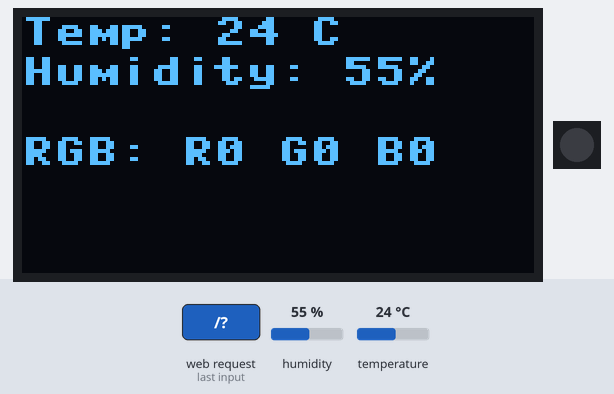
A program run on a simulated ESP32 board running MicroPython. Shown: 128×64 one-colour display, 1 RGB LEDs in strip order, left to right. The test bench sets the inputs (shaded band); at power-on: humidity 55 %, temperature 24 °C. WiFi joins after 1.5 s; what the program prints to the serial console is not drawn.

2.8 s: HTTP request GET /? received
Above: at 3.6 s.
Timing chart, 0 to 5.8 s (numbered marks = the images above; inputs shaded):
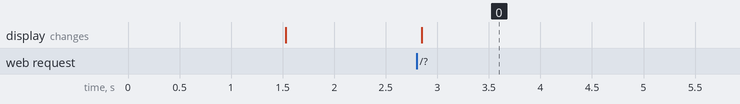

Measured:
- after the input at 2.8 s, the display: changes after 0.05 s (image 0)

The program:

main.py
```python
import network
import socket
import dht
import machine
import ssd1306  # OLED library

# WiFi Configuration
SSID = "StormFiber-4cd8"
PASSWORD = "03326552418"

# Initialize WiFi in Station Mode
wifi = network.WLAN(network.STA_IF)
wifi.active(True)
wifi.connect(SSID, PASSWORD)

while not wifi.isconnected():
    pass  # Wait for connection

print("Connected! IP Address:", wifi.ifconfig()[0])

# Initialize DHT11 Sensor
dht_pin = machine.Pin(4)  # GPIO4
dht_sensor = dht.DHT11(dht_pin)

# Initialize OLED Display (SSD1306)
i2c = machine.SoftI2C(scl=machine.Pin(9), sda=machine.Pin(8))
oled = ssd1306.SSD1306_I2C(128, 64, i2c)

# Initialize RGB LED (Built-in NeoPixel)
from neopixel import NeoPixel  # Import NeoPixel library

rgb_pin = machine.Pin(48, machine.Pin.OUT)  # Change pin if needed
rgb_led = NeoPixel(rgb_pin, 1)  # Only 1 LED on ESP32

# Function to Set RGB Color
def set_rgb_color(r, g, b):
    rgb_led[0] = (r, g, b)
    rgb_led.write()

# Function to Read Temperature & Humidity
def get_sensor_data():
    dht_sensor.measure()
    temp = dht_sensor.temperature()
    hum = dht_sensor.humidity()
    return temp, hum

# Function to Update OLED Display
def update_oled(temp, hum, r, g, b):
    oled.fill(0)  # Clear screen
    oled.text("Temp: {} C".format(temp), 0, 0)
    oled.text("Humidity: {}%".format(hum), 0, 10)
    oled.text("RGB: R{} G{} B{}".format(r, g, b), 0, 30)
    oled.show()

# HTML Web Page
# HTML Web Page
def generate_webpage(temp, hum):
    return """
    <!DOCTYPE html>
    <html>
    <head>
        <title>ESP32 Web Server</title>
        <style>
            body {
                font-family: Arial, sans-serif;
                text-align: center;
                background: linear-gradient(135deg, #1e3c72, #2a5298);
                color: white;
                margin: 0;
                padding: 0;
            }
            .container {
                width: 80%;
                margin: auto;
                padding: 20px;
            }
            .card {
                background: rgba(255, 255, 255, 0.2);
                padding: 20px;
                border-radius: 15px;
                box-shadow: 0px 4px 10px rgba(0, 0, 0, 0.2);
                margin-bottom: 20px;
            }
            h1 {
                font-size: 28px;
                margin-bottom: 10px;
            }
            h2 {
                font-size: 22px;
                margin: 10px 0;
            }
            input {
                padding: 12px;
                font-size: 16px;
                border: none;
                border-radius: 8px;
                text-align: center;
                width: 80px;
                margin: 5px;
                outline: none;
            }
            button {
                padding: 12px 20px;
                font-size: 18px;
                font-weight: bold;
                border: none;
                border-radius: 8px;
                background: #ff9800;
                color: white;
                cursor: pointer;
                transition: 0.3s;
            }
            button:hover {
                background: #e68900;
            }
        </style>
    </head>
    <body>
        <div class="container">
            <h1>ESP32 RGB LED & Sensor Web Server</h1>

            <div class="card">
                <h2> Temperature: """ + str(temp) + """°C</h2>
                <h2> Humidity: """ + str(hum) + """%</h2>
            </div>

            <div class="card">
                <h3> Set RGB Color</h3>
                <form action="/" method="GET">
                    <input type="number" name="r" placeholder="Red (0-255)" min="0" max="255">
                    <input type="number" name="g" placeholder="Green (0-255)" min="0" max="255">
                    <input type="number" name="b" placeholder="Blue (0-255)" min="0" max="255">
                    <br><br>
                    <button type="submit">Set Color</button>
                </form>
            </div>
        </div>
    </body>
    </html>
    """


# Start Web Server
server = socket.socket(socket.AF_INET, socket.SOCK_STREAM)
server.bind(('', 80))
server.listen(5)

print("Web Server Started! Access it via browser.")

while True:
    conn, addr = server.accept()
    print("Client connected from", addr)

    request = conn.recv(1024).decode()

    # Parse RGB Values
    r, g, b = 0, 0, 0  # Default values
    if "GET /?" in request:
        try:
            params = request.split(" ")[1].split("?")[1].split("&")
            r = int(params[0].split("=")[1])
            g = int(params[1].split("=")[1])
            b = int(params[2].split("=")[1])
            set_rgb_color(r, g, b)
        except:
            pass

    # Get Sensor Data
    temp, hum = get_sensor_data()

    # Update OLED Display
    update_oled(temp, hum, r, g, b)

    # Send Webpage Response
    response = generate_webpage(temp, hum)
    conn.send("HTTP/1.1 200 OK\nContent-Type: text/html\n\n" + response)
    conn.close()
```
